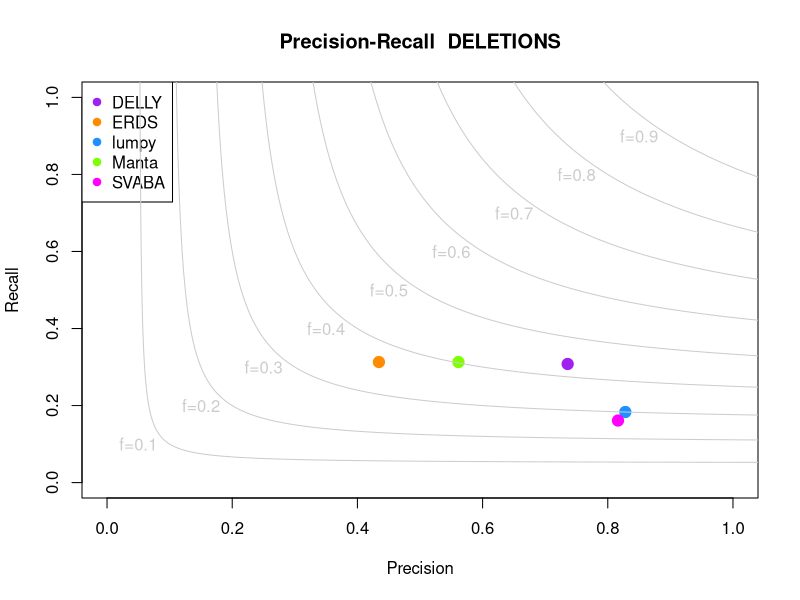
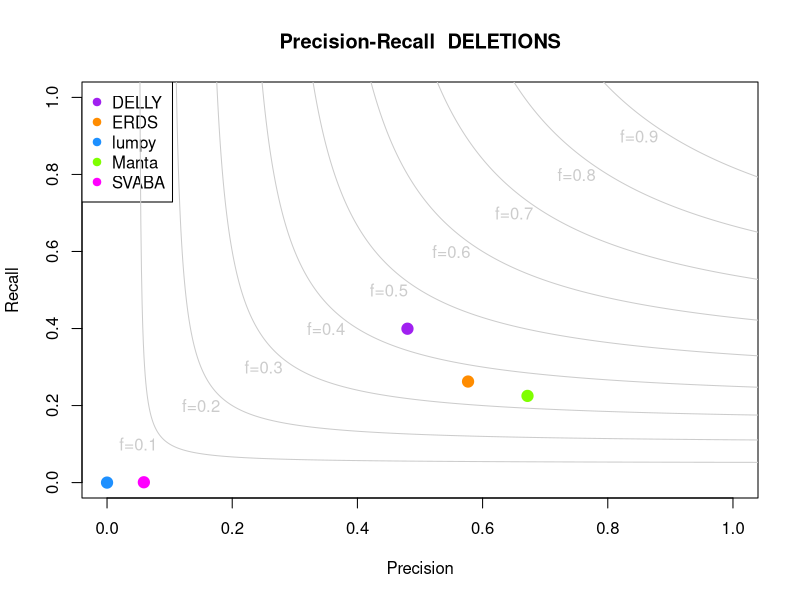
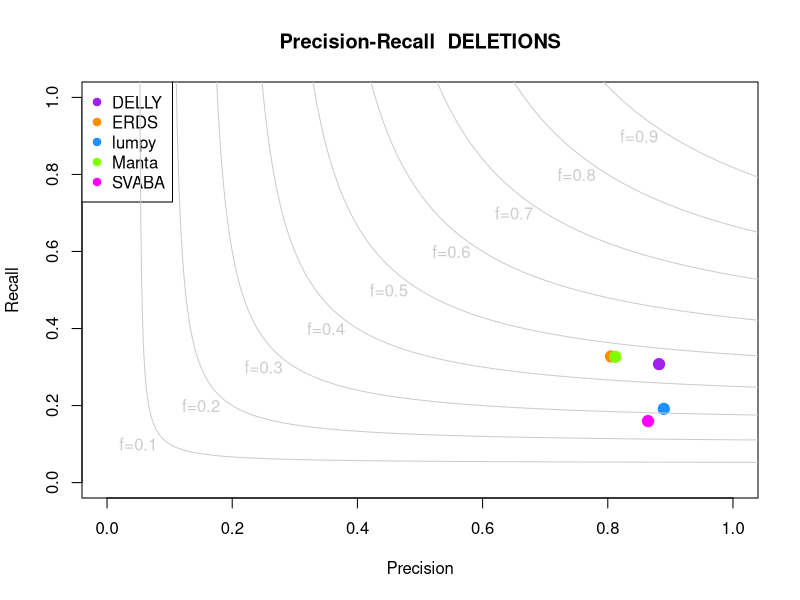
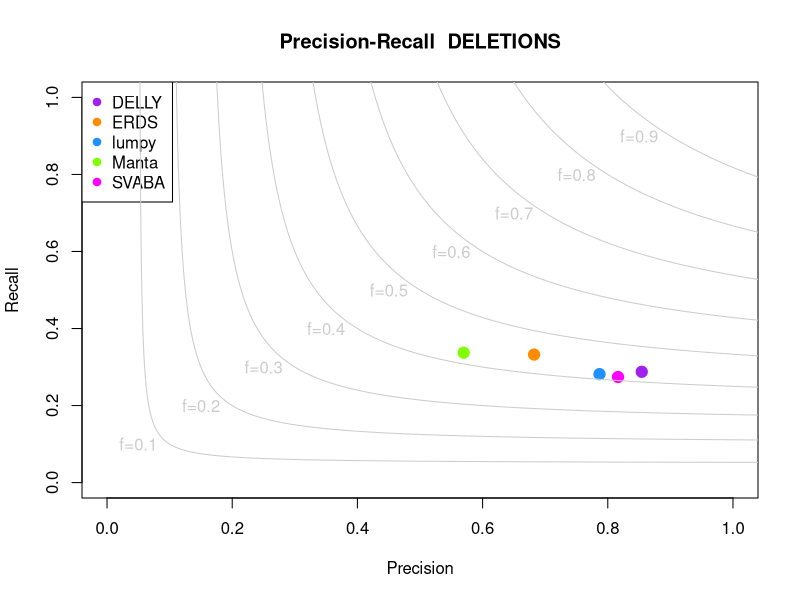
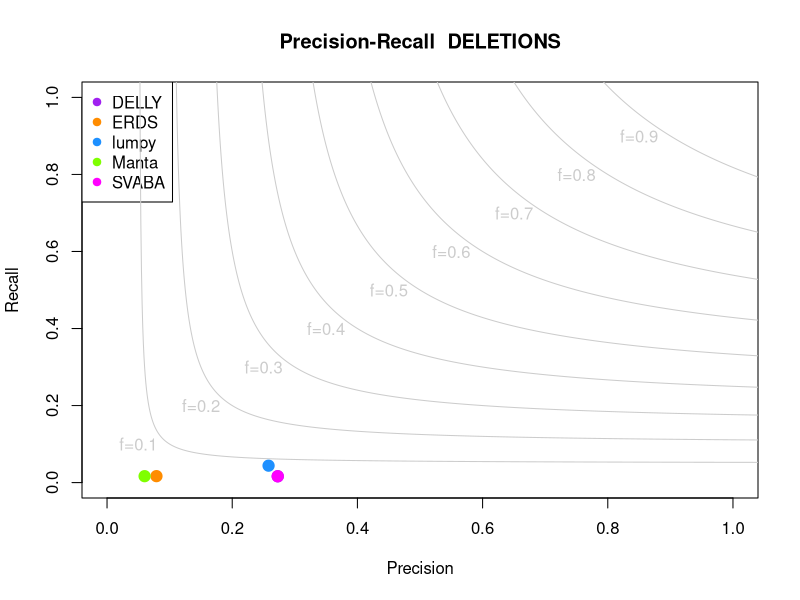
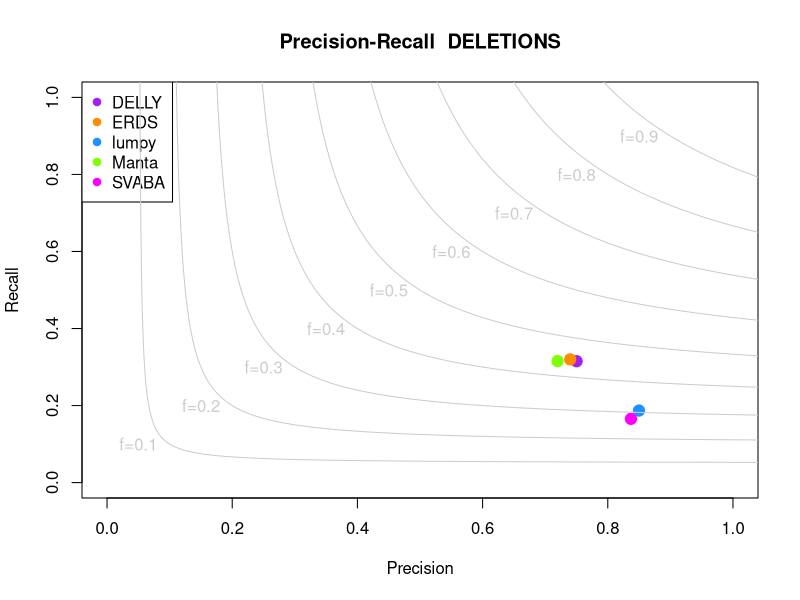
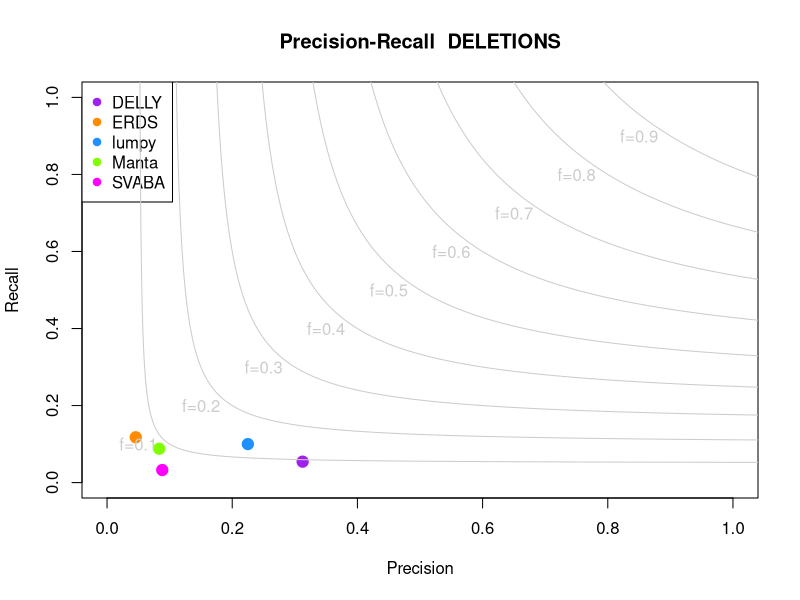
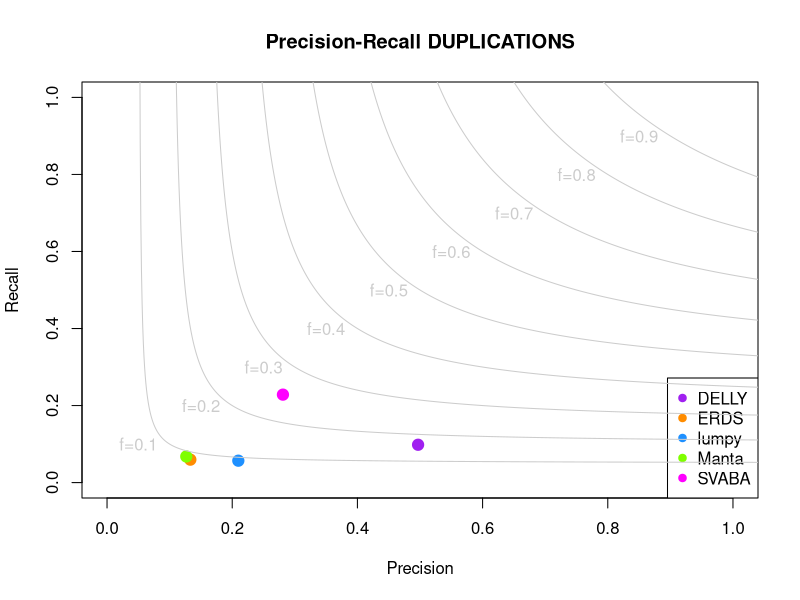

The R script that drew these images, in order:
data=read.table("all_result.txt", header=T, sep="\t", dec=".")

del = data[grepl("*DEL", data$SV_TYPE), ]
#del=del[-c(5),]
dup = data[grepl("*DUP", data$SV_TYPE), ]

del$Precision= (del$Precision)/100
del$Recall=(del$Recall)/100
dup$Precision= (dup$Precision)/100
dup$Recall=(dup$Recall)/100


#par(mfrow=c(1,2))

#Mycol<-c("darkorange", "dodgerblue")
Mycol<-c("purple","darkorange","dodgerblue", "chartreuse","magenta")
#Mycol<-c("purple","darkorange","dodgerblue", "magenta")
xlab="Precision"
ylab<-"Recall"
for (i in unique(del$SIZE)) { 
plot(del[del$SIZE==i,]$Precision,del[del$SIZE==i,]$Recall,xlim=c(0,1),ylim=c(0,1),col=Mycol,pch=19,main="Precision-Recall  DELETIONS",cex=1.5,xlab=xlab,ylab=ylab)
legend("topleft", legend=c("DELLY", "ERDS", "lumpy", "Manta", "SVABA") ,
       col=Mycol, pch=19, box.lwd=par(1))

P<-seq(0.05,2,by=0.001)
FVec<-seq(0.1,0.9,by=0.1)
for (i in 1:9)
{
  
  F<-FVec[i]
  R<-F*P/(2*P-F)
  if (i!=9 & i!=7)
  {
    lines(P,R,col="gray80")
  }
  if (i==9)
  {
    lines(P[700:1000],R[700:1000],col="gray80")
  }
  if (i==7)
  {
    lines(P[400:1000],R[400:1000],col="gray80")
  }
}
text(0.05,0.1,"f=0.1",col="gray80")
text(0.15,0.2,"f=0.2",col="gray80")
text(0.25,0.3,"f=0.3",col="gray80")
text(0.35,0.4,"f=0.4",col="gray80")
text(0.45,0.5,"f=0.5",col="gray80")
text(0.55,0.6,"f=0.6",col="gray80")
text(0.65,0.7,"f=0.7",col="gray80")
text(0.75,0.8,"f=0.8",col="gray80")
text(0.85,0.9,"f=0.9",col="gray80")}
#############################
#######DEL#####à

for (i in unique(dup$SIZE)) { 
plot(dup[dup$SIZE==i,]$Precision,dup[dup$SIZE==i,]$Recall,xlim=c(0,1),ylim=c(0,1),col=Mycol,pch=19,main="Precision-Recall DUPLICATIONS",cex=1.5,xlab=xlab,ylab=ylab)
legend("bottomright", legend=c("DELLY", "ERDS", "lumpy", "Manta", "SVABA"),
       col=Mycol, pch=19, box.lwd=par(1))

P<-seq(0.05,2,by=0.001)
FVec<-seq(0.1,0.9,by=0.1)
for (i in 1:9)
{
  
  F<-FVec[i]
  R<-F*P/(2*P-F)
  if (i!=9 & i!=7)
  {
    lines(P,R,col="gray80")
  }
  if (i==9)
  {
    lines(P[700:1000],R[700:1000],col="gray80")
  }
  if (i==7)
  {
    lines(P[400:1000],R[400:1000],col="gray80")
  }
}
text(0.05,0.1,"f=0.1",col="gray80")
text(0.15,0.2,"f=0.2",col="gray80")
text(0.25,0.3,"f=0.3",col="gray80")
text(0.35,0.4,"f=0.4",col="gray80")
text(0.45,0.5,"f=0.5",col="gray80")
text(0.55,0.6,"f=0.6",col="gray80")
text(0.65,0.7,"f=0.7",col="gray80")
text(0.75,0.8,"f=0.8",col="gray80")
text(0.85,0.9,"f=0.9",col="gray80")}



library(ggplot2)
library(tidyr)
library(rlist)


del_reshape= del %>% gather (Qual, tot, TP,FP,FN)

for (i in unique(del_reshape$SIZE)) { 
print(ggplot(del_reshape[del_reshape$SIZE==i,], aes(x=Caller, y= tot, fill= Qual)) +  geom_bar(stat = "identity",position = "dodge") + ggtitle(i))
}





dup_reshape= dup %>% gather (Qual, tot, TP,FP,FN)

for (i in unique(dup_reshape$SIZE)) { 
  print(ggplot(dup_reshape[dup_reshape$SIZE==i,], aes(x=Caller, y= tot, fill= Qual)) +  geom_bar(stat = "identity",position = "dodge") + ggtitle("Dup ",i))
}
